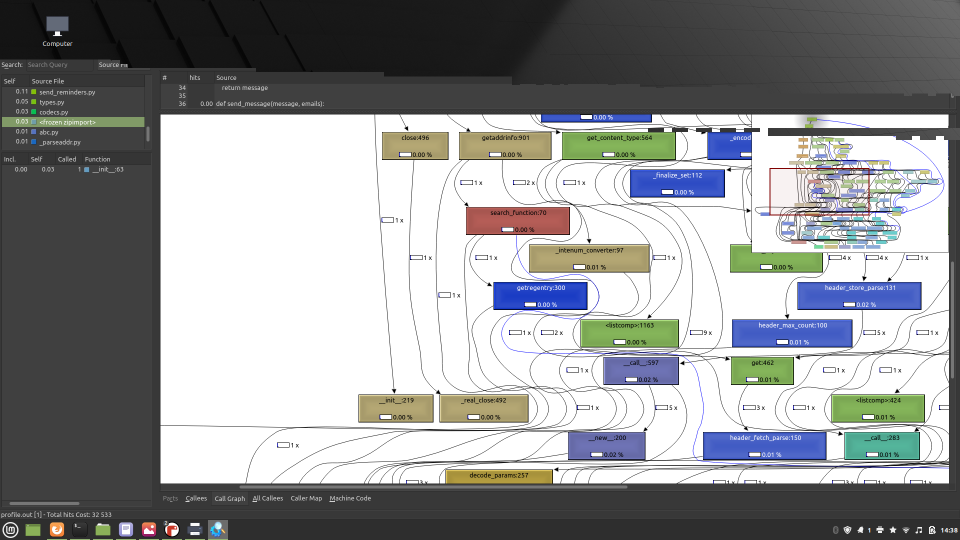
#> input picture Google It-Cert-Automation/f-Automating-Real-World-Tasks-with-Python/W1/example.png, 1920 x 1080 px (shown at 1/2 size)
$ python test_PIL_1.py
#> lines starting #> are read from the running program, lines starting #| are printed output that depends on the picture
import os
from PIL import Image


def get_location_for_code():
    # :releative location
    # access_area = 'files_and_exceptions/'
    access_area = os.getcwd()
    return access_area

def select_case():
    case = 3
    return case


home_address = get_location_for_code()
address = f"./example.png"
print(address)
im = Image.open(address)
#> im is the input picture: PIL image 1920x1080 RGB; mean R, G, B 147.8, 149.4, 150
case = select_case()
if case == 1:
    new_im = im.resize((640,480))
    new_address = f"./example_resized.png"
    new_im.save(new_address)
if case == 2:
    new_im = im.rotate(90)
    new_address = f"./example_rotated.png"
    new_im.save(new_address)
if case == 3:
    im.rotate(180).resize((640,480)).save("flipped_and_resized.png")
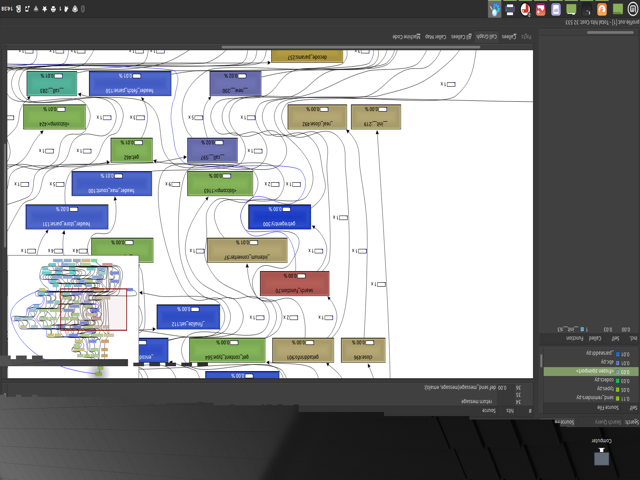
#> saved as flipped_and_resized.png: PIL image 640x480 RGB; mean R, G, B 147.5, 149.1, 149.7
